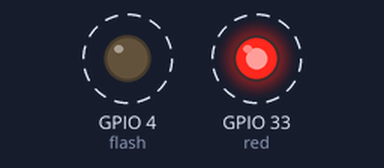
A program run on a simulated ESP32 board running MicroPython. On the bench: output pins drawn as LEDs (lit = HIGH). Dashed ring = blinking.

Above: at 0.05 s.
Timing chart, 0 to 3.0 s (numbered marks = the images above):
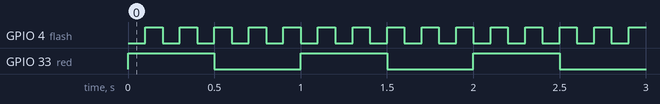

Measured:
- by itself, GPIO 4 (flash): alternates HIGH for 0.10 s and LOW for 0.10 s
- by itself, GPIO 33 (red): alternates HIGH for 0.50 s and LOW for 0.50 s

The program:

time_callback_ex.py
```python
# machine 모듈에서 디지털 입출력을 위한 Pin과 주기적 처리를 위한 Timer 클래스를 가져옵니다.
from machine import Pin, Timer
import time  # 시간 관련 모듈 불러오기

# GPIO 4번 핀을 출력(OUT)으로 설정하고, 초기 상태를 0(LOW/꺼짐)으로 설정합니다. (플래시 LED)
flash = Pin(4, Pin.OUT, value=0)

# GPIO 33번 핀을 출력(OUT)으로 설정하고, 초기 상태를 1(HIGH/켜짐)으로 설정합니다. (빨간색 LED)
red = Pin(33, Pin.OUT, value=1)

# 경과 시간을 카운트할 변수를 0으로 초기화합니다.
time_cnt = 0

# 1ms 타이머 인터럽트가 발생했음을 알리는 플래그 변수입니다.
ms_flag = False

# 타이머 인터럽트가 발생할 때마다 실행될 콜백(Callback) 함수입니다.
def timer_callback(t):
    global ms_flag  # 전역 변수인 ms_flag를 함수 내에서 수정하기 위해 global 선언을 합니다.
    ms_flag = True  # 1ms마다 타이머가 호출되어 깃발(플래그)을 올립니다.

# 100ms마다 실행할 함수: flash LED의 상태를 반전(토글)시킵니다.
def timer_100ms():
    # XOR(^) 연산을 사용하여 현재 값이 0이면 1로, 1이면 0으로 변경합니다.
    flash.value(flash.value() ^ 1)

# 500ms마다 실행할 함수: red LED의 상태를 반전(토글)시킵니다.
def timer_500ms():
    # XOR(^) 연산을 사용하여 현재 값이 0이면 1로, 1이면 0으로 변경합니다.
    red.value(red.value() ^ 1)

# 하드웨어 타이머 0번 객체를 생성합니다.
tmr = Timer(0)

# 타이머를 초기화합니다.
# period=1 (1밀리초 간격), mode=Timer.PERIODIC (주기적 반복), callback=timer_callback (호출할 함수)
tmr.init(period=1, mode=Timer.PERIODIC, callback=timer_callback)

try:
    # 프로그램이 종료되기 전까지 무한 루프를 돌며 동작합니다.
    while True:
        # 1ms 타이머 인터럽트에 의해 ms_flag가 True가 되었는지 확인합니다.
        if ms_flag:
            ms_flag = False  # 다음 1ms 이벤트를 기다리기 위해 플래그를 다시 False로 안착시킵니다.
            time_cnt += 1    # 카운터를 1 감산/증가시킵니다 (1ms 경과).

            # time_cnt가 100의 배수일 때 (100ms 마다) 100ms 동작 함수를 호출합니다.
            if time_cnt % 100 == 0:
                timer_100ms()

            # time_cnt가 500의 배수일 때 (500ms 마다) 500ms 동작 함수를 호출합니다.
            if time_cnt % 500 == 0:
                timer_500ms()
                time_cnt = 0 # 100과 500의 최소공배수인 500에 도달하면 카운터를 0으로 초기화합니다.

except KeyboardInterrupt:
    # 사용자가 Ctrl+C 등을 눌러 프로그램을 강제 종료했을 때 처리하는 구문입니다.
    tmr.deinit()  # 하드웨어 타이머 동작을 안전하게 중지합니다.
    print("타이머 정지")  # 안내 메시지를 출력합니다.
```
